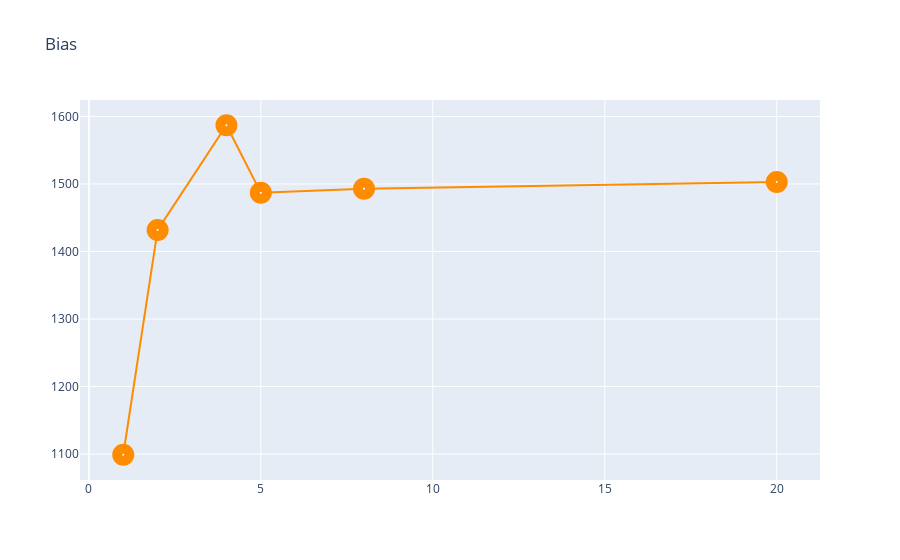

This figure's notebook cell:
### Markdown cell above
## 16.2. Potting Bias

### Code cell
plt.figure(figsize=(10,10))
Bias = go.Scatter(x=metrics_df.degree,
                    y=metrics_df.bias,
                    name = "Bias",
                    line = dict(color = 'darkorange'),
                    opacity = 1,
                    marker=dict(
                        color='white',
                        size=10,
                        line=dict(
                            width=12
                        )))

layout2 = dict(title='Bias',)

fig = dict(data=[Bias], layout=layout2)

iplot(fig)

### Figure 1 — Plotly figure (JSON) as saved in the notebook; plotly's stock layout.template omitted (floating-point values rounded to 4 significant figures)
{"data": [{"line": {"color": "darkorange"}, "marker": {"color": "white", "line": {"width": 12}, "size": 10}, "name": "Bias", "opacity": 1, "type": "scatter", "x": [1, 2, 4, 5, 8, 20], "y": [1099, 1432, 1587, 1487, 1493, 1503]}], "layout": {"title": {"text": "Bias"}}}
